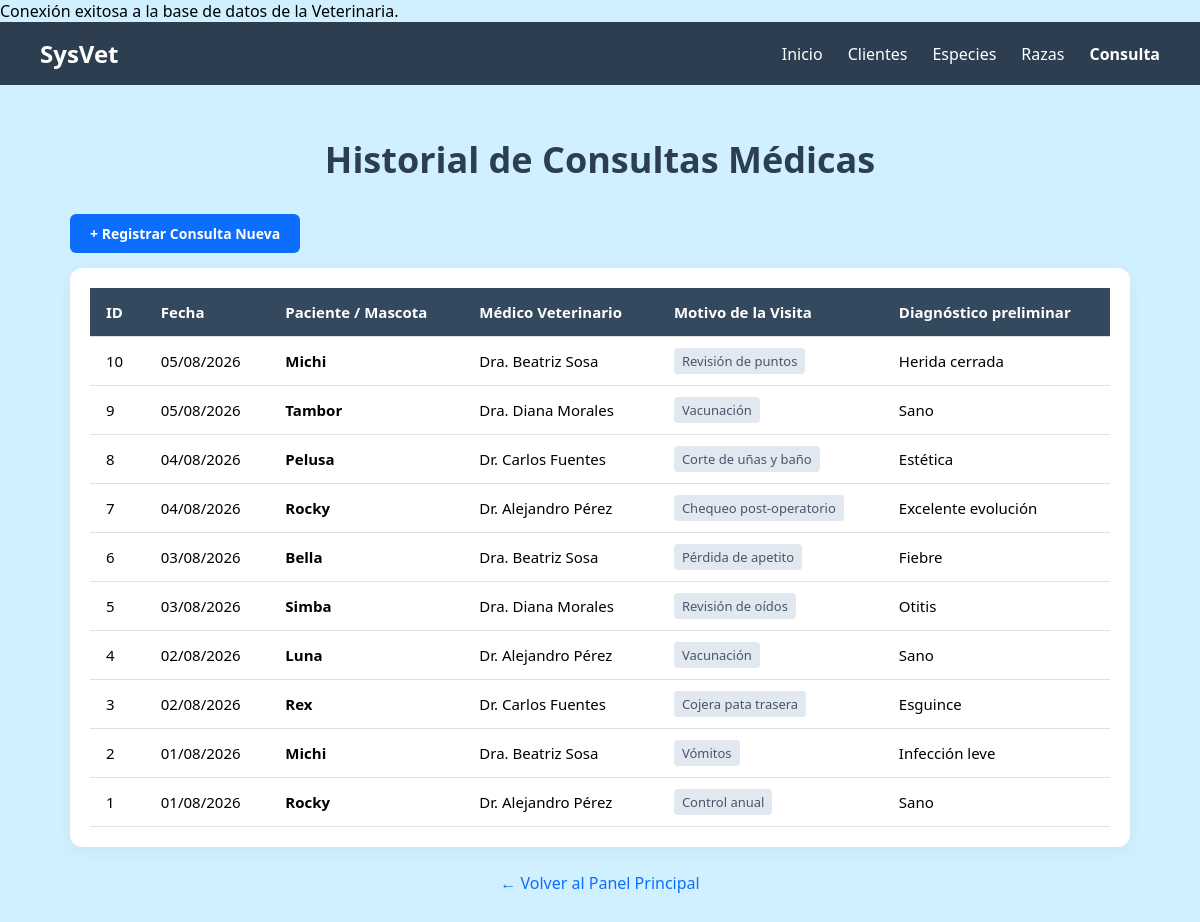
/consulta.php, run on the app's committed database.
### tables this page shows
CREATE TABLE CONSULTA (
    id_consulta INT NOT NULL,
    id_mascota INT NOT NULL,
    id_veterinario INT NOT NULL,
    fecha DATE NOT NULL,
    hora TIME NOT NULL,
    motivo VARCHAR(250) NOT NULL,
    diagnostico VARCHAR(500),
    observaciones VARCHAR(500),
    CONSTRAINT PK_CONSULTA PRIMARY KEY (id_consulta),
    CONSTRAINT FK_CONSULTA_MASCOTA FOREIGN KEY (id_mascota) REFERENCES MASCOTA(id_mascota),
    CONSTRAINT FK_CONSULTA_VETERINARIO FOREIGN KEY (id_veterinario) REFERENCES VETERINARIO(id_veterinario)
);

CREATE TABLE MASCOTA (
    id_mascota INT NOT NULL,
    id_cliente INT NOT NULL,
    id_raza INT NOT NULL,
    nombre VARCHAR(50) NOT NULL,
    fecha_nacimiento DATE,
    sexo VARCHAR(10),
    peso DECIMAL(5,2),
    color VARCHAR(30),
    CONSTRAINT PK_MASCOTA PRIMARY KEY (id_mascota),
    CONSTRAINT FK_MASCOTA_CLIENTE FOREIGN KEY (id_cliente) REFERENCES CLIENTE(id_cliente),
    CONSTRAINT FK_MASCOTA_RAZA FOREIGN KEY (id_raza) REFERENCES RAZA(id_raza)
);

CREATE TABLE VETERINARIO (
    id_veterinario INT NOT NULL,
    nombres VARCHAR(100) NOT NULL,
    apellidos VARCHAR(100) NOT NULL,
    colegiado VARCHAR(20) NOT NULL,
    telefono VARCHAR(20),
    correo VARCHAR(100),
    CONSTRAINT PK_VETERINARIO PRIMARY KEY (id_veterinario)
);

### consulta.php (the view, shortened to what this page needs)
<?php
require_once 'conexion.php';
try {
    $sql = "SELECT C.id_consulta, C.fecha, C.motivo, C.diagnostico,
                   M.nombre AS mascota_nombre,
                   V.nombres AS vet_nombre, V.apellidos AS vet_apellido
            FROM CONSULTA C
            INNER JOIN MASCOTA M ON C.id_mascota = M.id_mascota
            INNER JOIN VETERINARIO V ON C.id_veterinario = V.id_veterinario
            ORDER BY C.fecha DESC, C.id_consulta DESC";
    $stmt = $pdo->query($sql);
    $consultas = $stmt->fetchAll();
} catch (\PDOException $e) {
    die("Error al consultar el historial médico: " . $e->getMessage());
}
?>
<!DOCTYPE html>
<html lang="es">
<head>
</head>
<body>
    <nav class="navbar">
        <a href="index.php" class="navbar-brand">SysVet</a>
        <ul class="navbar-menu">
            <li><a href="index.php">Inicio</a></li>
            <li><a href="clientes.php">Clientes</a></li>
            <li><a href="especies.php">Especies</a></li>
            <li><a href="razas.php">Razas</a></li>
            <li><a href="consulta.php" style="font-weight: bold;">Consulta</a></li>
        </ul>
    </nav>
    <div class="container">
        <h1 class="title">Historial de Consultas Médicas</h1>
        <div class="tools-container">
            <a href="nueva_consulta.php" class="btn-nueva-consulta">+ Registrar Consulta Nueva</a>
        </div>
        <div class="table-container">
            <table>
                <thead>
                    <tr>
                        <th>ID</th>
                        <th>Fecha</th>
                        <th>Paciente / Mascota</th>
                        <th>Médico Veterinario</th>
                        <th>Motivo de la Visita</th>
                        <th>Diagnóstico preliminar</th>
                    </tr>
                </thead>
                <tbody>
                    <?php if (!empty($consultas)): ?>
                        <?php foreach ($consultas as $c): ?>
                            <tr>
                                <td><?php echo htmlspecialchars($c['id_consulta']); ?></td>
                                <td><?php echo htmlspecialchars(date("d/m/Y", strtotime($c['fecha']))); ?></td>
                                <td><strong><?php echo htmlspecialchars($c['mascota_nombre']); ?></strong></td>
                                <td><?php echo htmlspecialchars($c['vet_nombre'] . ' ' . $c['vet_apellido']); ?></td>
                                <td><span class="badge-motivo"><?php echo htmlspecialchars($c['motivo']); ?></span></td>
                                <td><?php echo htmlspecialchars($c['diagnostico'] ?? 'N/A'); ?></td>
                            </tr>
                        <?php endforeach; ?>
                    <?php else: ?>
                        <tr>
                            <td colspan="6" style="text-align: center;">No hay consultas médicas registradas en este momento.</td>
                        </tr>
                    <?php endif; ?>
                </tbody>
            </table>
        </div>
        <div class="footer-container">
            <a href="index.php" class="btn-regresar">← Volver al Panel Principal</a>
        </div>
    </div>
</body>
</html>

### consulta.php (style rules this page uses)
* { box-sizing: border-box; margin: 0; padding: 0; }
body { background-color: #d1f0ff; font-family: 'Segoe UI', Tahoma, Geneva, Verdana, sans-serif; }
.navbar { background-color: #2c3e50; padding: 15px 40px; display: flex; justify-content: space-between; align-items: center; }
.navbar-brand { color: #ffffff; font-size: 24px; font-weight: bold; text-decoration: none; }
.navbar-menu { display: flex; list-style: none; gap: 25px; }
.navbar-menu a { color: #ffffff; text-decoration: none; font-size: 16px; }
.container { max-width: 1100px; margin: 50px auto; padding: 0 20px; }
.title { font-size: 36px; font-weight: bold; color: #2c3e50; margin-bottom: 30px; text-align: center; }
.tools-container { text-align: left; margin-bottom: 15px; }
.btn-nueva-consulta { background-color: #0d6efd; color: #ffffff; text-decoration: none; padding: 10px 20px; border-radius: 6px; display: inline-block; font-weight: 600; font-size: 14px; transition: background 0.2s; }
.table-container { background: #ffffff; border-radius: 12px; padding: 20px; box-shadow: 0 4px 15px rgba(0, 0, 0, 0.05); overflow-x: auto; }
table { width: 100%; border-collapse: collapse; text-align: left; }
th, td { padding: 14px 16px; border-bottom: 1px solid #e0e0e0; font-size: 15px; }
th { background-color: #34495e; color: #ffffff; font-weight: 600; }
.badge-motivo { background-color: #e2e8f0; color: #4a5568; padding: 4px 8px; border-radius: 4px; font-size: 13px; font-weight: 500; }
.footer-container { text-align: center; }
.btn-regresar { display: inline-block; margin-top: 25px; color: #0d6efd; text-decoration: none; font-weight: 500; }

### data on the page
consulta: id_consulta "10", fecha "05/08/2026", id_mascota.nombre "Michi", id_veterinario.apellidos "Dra. Beatriz Sosa", motivo "Revisión de puntos", diagnostico "Herida cerrada"
consulta: id_consulta "9", fecha "05/08/2026", id_mascota.nombre "Tambor", id_veterinario.apellidos "Dra. Diana Morales", motivo "Vacunación", diagnostico "Sano"
consulta: id_consulta "8", fecha "04/08/2026", id_mascota.nombre "Pelusa", id_veterinario.apellidos "Dr. Carlos Fuentes", motivo "Corte de uñas y baño", diagnostico "Estética"
consulta: id_consulta "7", fecha "04/08/2026", id_mascota.nombre "Rocky", id_veterinario.apellidos "Dr. Alejandro Pérez", motivo "Chequeo post-operatorio", diagnostico "Excelente evolución"
consulta: id_consulta "6", fecha "03/08/2026", id_mascota.nombre "Bella", id_veterinario.apellidos "Dra. Beatriz Sosa", motivo "Pérdida de apetito", diagnostico "Fiebre"
consulta: id_consulta "5", fecha "03/08/2026", id_mascota.nombre "Simba", id_veterinario.apellidos "Dra. Diana Morales", motivo "Revisión de oídos", diagnostico "Otitis"
consulta: id_consulta "4", fecha "02/08/2026", id_mascota.nombre "Luna", id_veterinario.apellidos "Dr. Alejandro Pérez", motivo "Vacunación", diagnostico "Sano"
consulta: id_consulta "3", fecha "02/08/2026", id_mascota.nombre "Rex", id_veterinario.apellidos "Dr. Carlos Fuentes", motivo "Cojera pata trasera", diagnostico "Esguince"
consulta: id_consulta "2", fecha "01/08/2026", id_mascota.nombre "Michi", id_veterinario.apellidos "Dra. Beatriz Sosa", motivo "Vómitos", diagnostico "Infección leve"
consulta: id_consulta "1", fecha "01/08/2026", id_mascota.nombre "Rocky", id_veterinario.apellidos "Dr. Alejandro Pérez", motivo "Control anual", diagnostico "Sano"
